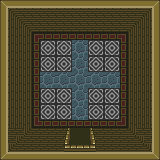

Tiled map render using the project's own tile images. Description and the whole map definition, tile-layer contents included, below:
An orthogonal 20x20 tile map with 8x8 px tiles, 3 tile layers (floor, walls, doors).

<map version="1.4" tiledversion="1.4.1" orientation="orthogonal" renderorder="right-down" compressionlevel="0" width="20" height="20" tilewidth="8" tileheight="8" infinite="0" nextlayerid="5" nextobjectid="1">
 <editorsettings>
  <export target="test_dungeon.json" format="json" />
 </editorsettings>
 <tileset firstgid="1" name="test3" tilewidth="8" tileheight="8" tilecount="2500" columns="50">
  <image source="../programmer_art/sprite_sheet.png" width="400" height="400" />
 </tileset>
 <layer id="3" name="floor" width="20" height="20">
  <data encoding="csv">
0,0,0,0,0,0,0,0,0,0,0,0,0,0,0,0,0,0,0,0,
0,1,2,1,2,1,2,1,2,305,306,1,2,1,2,1,2,1,2,0,
0,51,52,51,52,51,52,51,52,355,356,51,52,51,52,51,52,51,52,0,
0,1,2,1,2,1,2,1,2,305,306,1,2,1,2,1,2,1,2,0,
0,51,52,51,5,56,56,56,56,56,56,56,56,56,56,6,52,51,52,0,
0,1,2,1,105,1,2,1,2,305,306,1,2,1,2,106,2,1,2,0,
0,51,52,51,105,51,52,51,52,355,356,51,52,51,52,106,52,51,52,0,
0,1,2,1,105,1,2,1,2,305,306,1,2,1,2,106,2,1,2,0,
0,51,52,51,105,51,52,51,52,355,356,51,52,51,52,106,52,51,52,0,
0,305,306,305,105,305,306,305,306,305,306,305,306,305,306,106,306,305,306,0,
0,355,356,355,105,355,356,355,356,355,356,355,356,355,356,106,356,355,356,0,
0,1,2,1,105,1,2,1,2,305,306,1,2,1,2,106,2,1,2,0,
0,51,52,51,105,51,52,51,52,355,356,51,52,51,52,106,52,51,52,0,
0,1,2,1,105,1,2,1,2,305,306,1,2,1,2,106,2,1,2,0,
0,51,52,51,105,51,52,51,52,355,356,51,52,51,52,106,52,51,52,0,
0,1,2,1,205,255,255,255,255,255,255,255,255,255,255,206,2,1,2,0,
0,51,52,51,52,51,52,51,52,9,9,51,52,51,52,51,52,51,52,0,
0,1,2,1,2,1,2,1,2,9,9,1,2,1,2,1,2,1,2,0,
0,51,52,51,52,51,52,51,52,355,356,51,52,51,52,51,52,51,52,0,
0,0,0,0,0,0,0,0,0,0,0,0,0,0,0,0,0,0,0,0
</data>
 </layer>
 <layer id="1" name="walls" width="20" height="20">
  <data encoding="csv">
456,152,152,152,152,152,152,152,152,152,152,152,152,152,152,152,152,152,152,455,
154,309,459,459,459,459,459,459,459,459,459,459,459,459,459,459,459,459,310,153,
154,409,309,459,459,459,459,459,459,459,459,459,459,459,459,459,459,310,410,153,
154,409,409,309,459,459,459,459,459,459,459,459,459,459,459,459,310,410,410,153,
154,409,409,409,0,0,0,0,0,0,0,0,0,0,0,0,410,410,410,153,
154,409,409,409,0,0,0,0,0,0,0,0,0,0,0,0,410,410,410,153,
154,409,409,409,0,0,0,0,0,0,0,0,0,0,0,0,410,410,410,153,
154,409,409,409,0,0,0,0,0,0,0,0,0,0,0,0,410,410,410,153,
154,409,409,409,0,0,0,0,0,0,0,0,0,0,0,0,410,410,410,153,
154,409,409,409,0,0,0,0,0,0,0,0,0,0,0,0,410,410,410,153,
154,409,409,409,0,0,0,0,0,0,0,0,0,0,0,0,410,410,410,153,
154,409,409,409,0,0,0,0,0,0,0,0,0,0,0,0,410,410,410,153,
154,409,409,409,0,0,0,0,0,0,0,0,0,0,0,0,410,410,410,153,
154,409,409,409,0,0,0,0,0,0,0,0,0,0,0,0,410,410,410,153,
154,409,409,409,0,0,0,0,0,0,0,0,0,0,0,0,410,410,410,153,
154,409,409,409,0,0,0,0,0,0,0,0,0,0,0,0,410,410,410,153,
154,458,458,359,458,458,458,458,0,0,0,0,458,458,458,458,360,458,458,153,
154,458,359,458,458,458,458,458,0,0,0,0,458,458,458,458,458,360,458,153,
154,359,458,458,458,458,458,458,0,0,0,0,458,458,458,458,458,458,360,153,
406,104,104,104,104,104,104,104,104,104,104,104,104,104,104,104,104,104,104,405
</data>
 </layer>
 <layer id="4" name="doors" width="20" height="20">
  <data encoding="csv">
0,0,0,0,0,0,0,0,0,0,0,0,0,0,0,0,0,0,0,0,
0,0,0,0,0,0,0,0,0,0,0,0,0,0,0,0,0,0,0,0,
0,0,0,0,0,0,0,0,0,0,0,0,0,0,0,0,0,0,0,0,
0,0,0,0,0,0,0,0,0,0,0,0,0,0,0,0,0,0,0,0,
0,0,0,0,0,0,0,0,0,0,0,0,0,0,0,0,0,0,0,0,
0,0,0,0,0,0,0,0,0,0,0,0,0,0,0,0,0,0,0,0,
0,0,0,0,0,0,0,0,0,0,0,0,0,0,0,0,0,0,0,0,
0,0,0,0,0,0,0,0,0,0,0,0,0,0,0,0,0,0,0,0,
0,0,0,0,0,0,0,0,0,0,0,0,0,0,0,0,0,0,0,0,
0,0,0,0,0,0,0,0,0,0,0,0,0,0,0,0,0,0,0,0,
0,0,0,0,0,0,0,0,0,0,0,0,0,0,0,0,0,0,0,0,
0,0,0,0,0,0,0,0,0,0,0,0,0,0,0,0,0,0,0,0,
0,0,0,0,0,0,0,0,0,0,0,0,0,0,0,0,0,0,0,0,
0,0,0,0,0,0,0,0,0,0,0,0,0,0,0,0,0,0,0,0,
0,0,0,0,0,0,0,0,0,0,0,0,0,0,0,0,0,0,0,0,
0,0,0,0,0,0,0,0,0,0,0,0,0,0,0,0,0,0,0,0,
0,0,0,0,0,0,0,0,7,0,0,10,0,0,0,0,0,0,0,0,
0,0,0,0,0,0,0,0,57,0,0,60,0,0,0,0,0,0,0,0,
0,0,0,0,0,0,0,0,107,108,109,110,0,0,0,0,0,0,0,0,
0,0,0,0,0,0,0,0,0,0,0,0,0,0,0,0,0,0,0,0
</data>
 </layer>
</map>
